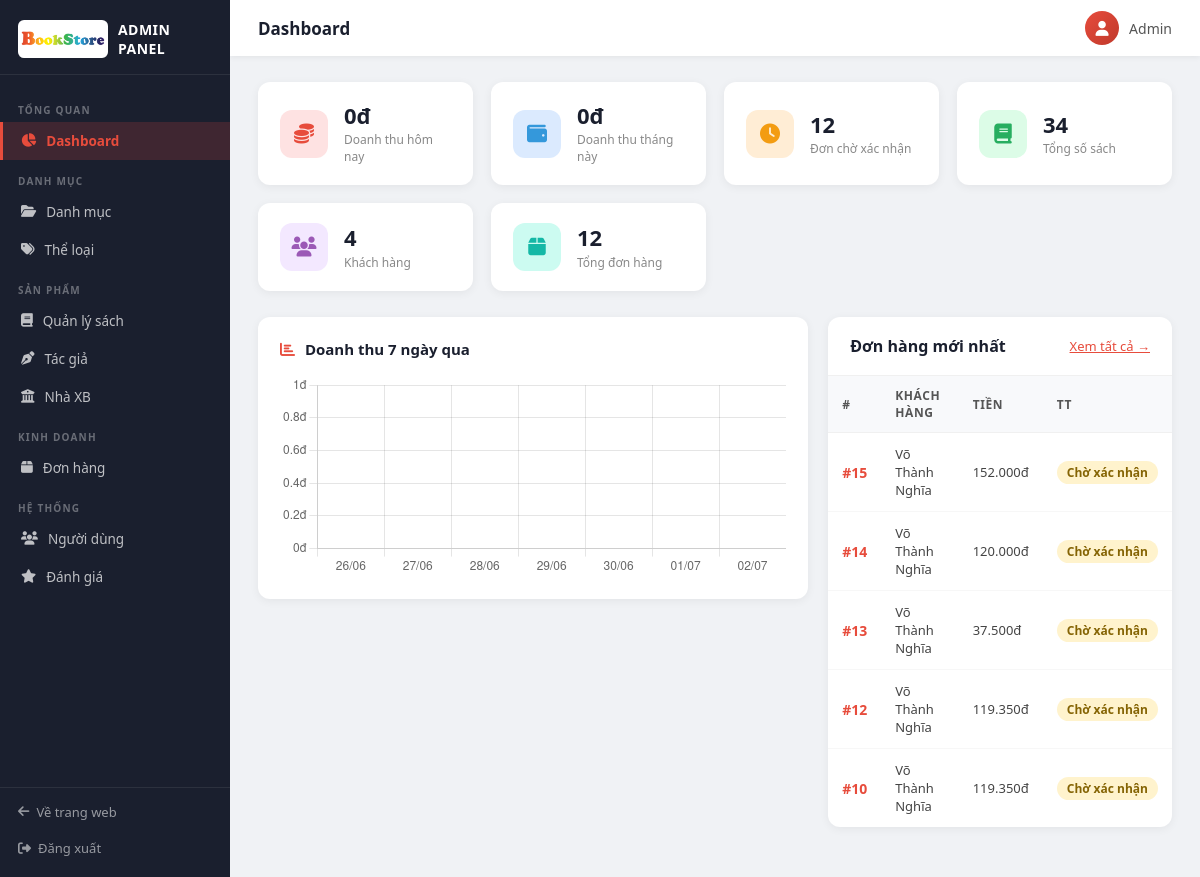
The page /index.php?controller=AdminHome&action=index (signed in) on the database its author committed.
### tables this page shows
CREATE TABLE `donhang` (
  `IDDonHang` int(11) NOT NULL,
  `IDNguoiDung` int(11) NOT NULL,
  `NgayDat` datetime DEFAULT current_timestamp(),
  `TongTien` decimal(14,2) NOT NULL,
  `TrangThai` varchar(50) DEFAULT NULL,
  `PhuongThucTT` varchar(50) NOT NULL
);

CREATE TABLE `nguoidung` (
  `IDNguoiDung` int(11) NOT NULL,
  `HoTen` varchar(100) DEFAULT NULL,
  `Email` varchar(100) DEFAULT NULL,
  `MatKhau` varchar(255) NOT NULL,
  `DienThoai` varchar(15) DEFAULT NULL,
  `DiaChi` varchar(255) DEFAULT NULL,
  `IDVaiTro` int(11) DEFAULT 2
);

### controller/AdminHome.php (called while the page is built, shortened)
<?php
require_once "model/ModelAdmin.php";
class AdminHome {
    private $model;
    public function __construct() {
        $this->model = new ModelAdmin();
    }
    public function index() {
        $doanhThuHomNay = $this->model->getDoanhThuHomNay();
        $doanhThuThang  = $this->model->getDoanhThuThangNay();
        $soDonCho       = $this->model->getSoDonChoXacNhan();
        $tongSach       = $this->model->getTongSach();
        $tongKhach      = $this->model->getTongKhachHang();
        $tongDon        = $this->model->getTongDonHang();
        $donMoiNhat     = $this->model->getDonHangMoiNhat(5);
        require_once "view/admin/home/index.php";
    }
}

### view/admin/route.php (called while the page is built, shortened)
<?php
switch ($controller) {
    case 'AdminHome':
        $controller = new AdminHome();
        break;
}
$controller->{$action}();

### model/ModelAdmin.php (called while the page is built, shortened)
<?php
class ModelAdmin extends MasterModel {
    public function getDoanhThuHomNay() {
        $sql = "SELECT COALESCE(SUM(TongTien),0) FROM donhang WHERE DATE(NgayDat) = CURDATE()";
        return (float)$GLOBALS["connect"]->getList($sql)->fetchColumn();
    }
    public function getDoanhThuThangNay() {
        $sql = "SELECT COALESCE(SUM(TongTien),0) FROM donhang
                WHERE MONTH(NgayDat)=MONTH(CURDATE()) AND YEAR(NgayDat)=YEAR(CURDATE())";
        return (float)$GLOBALS["connect"]->getList($sql)->fetchColumn();
    }
    public function getSoDonChoXacNhan() {
        $sql = "SELECT COUNT(*) FROM donhang WHERE TrangThai = 0";
        return (int)$GLOBALS["connect"]->getList($sql)->fetchColumn();
    }
    public function getTongSach() {
        return (int)$GLOBALS["connect"]->getList("SELECT COUNT(*) FROM sach")->fetchColumn();
    }
    public function getTongKhachHang() {
        return (int)$GLOBALS["connect"]->getList("SELECT COUNT(*) FROM nguoidung WHERE IDVaiTro != 1")->fetchColumn();
    }
    public function getTongDonHang() {
        return (int)$GLOBALS["connect"]->getList("SELECT COUNT(*) FROM donhang")->fetchColumn();
    }
    public function getDonHangMoiNhat($limit = 5) {
        $lim = (int)$limit;
        $sql = "SELECT donhang.*, nguoidung.HoTen
                FROM donhang
                JOIN nguoidung ON donhang.IDNguoiDung = nguoidung.IDNguoiDung
                ORDER BY donhang.IDDonHang DESC LIMIT $lim";
        return $GLOBALS["connect"]->getList($sql)->fetchAll();
    }
}

### config/db.php (called while the page is built, shortened)
<?php
class connect {
    public $db = null;
    public function __construct()
    {
        $this->db = new PDO("mysql:host=localhost;dbname=bansach", "root", "", [
            PDO::MYSQL_ATTR_INIT_COMMAND => "SET NAMES UTF8"
        ]);
    }
    public function getList($sql) {
        return $this->db->query($sql);
    }
}

### view/admin/home/index.php (the view, shortened to what this page needs)
<?php
$labels = [];
$values = [];
for ($i = 6; $i >= 0; $i--) {
    $date     = date('Y-m-d', strtotime("-{$i} days"));
    $labels[] = date('d/m', strtotime($date));
    $values[$date] = 0;
}
$chartData = array_values($values);
?>
<div class="stat-grid">
    <div class="stat-card">
        <div class="stat-icon red"><i class="fa-solid fa-coins"></i></div>
        <div>
            <div class="stat-val"><?php echo number_format($doanhThuHomNay, 0, ',', '.'); ?>đ</div>
            <div class="stat-label">Doanh thu hôm nay</div>
        </div>
    </div>
    <div class="stat-card">
        <div class="stat-icon blue"><i class="fa-solid fa-wallet"></i></div>
        <div>
            <div class="stat-val"><?php echo number_format($doanhThuThang, 0, ',', '.'); ?>đ</div>
            <div class="stat-label">Doanh thu tháng này</div>
        </div>
    </div>
    <div class="stat-card">
        <div class="stat-icon orange"><i class="fa-solid fa-clock"></i></div>
        <div>
            <div class="stat-val"><?php echo $soDonCho; ?></div>
            <div class="stat-label">Đơn chờ xác nhận</div>
        </div>
    </div>
    <div class="stat-card">
        <div class="stat-icon green"><i class="fa-solid fa-book"></i></div>
        <div>
            <div class="stat-val"><?php echo $tongSach; ?></div>
            <div class="stat-label">Tổng số sách</div>
        </div>
    </div>
    <div class="stat-card">
        <div class="stat-icon purple"><i class="fa-solid fa-users"></i></div>
        <div>
            <div class="stat-val"><?php echo $tongKhach; ?></div>
            <div class="stat-label">Khách hàng</div>
        </div>
    </div>
    <div class="stat-card">
        <div class="stat-icon teal"><i class="fa-solid fa-box"></i></div>
        <div>
            <div class="stat-val"><?php echo $tongDon; ?></div>
            <div class="stat-label">Tổng đơn hàng</div>
        </div>
    </div>
</div>
<div style="display:grid; grid-template-columns:1.6fr 1fr; gap:20px; align-items:start;">
    <div class="admin-table-wrap" style="padding:22px;">
        <h3 style="font-size:15px; font-weight:700; margin-bottom:16px; color:#1a1f2e;">
            <i class="fa-solid fa-chart-bar" style="color:#e74c3c; margin-right:6px;"></i>
            Doanh thu 7 ngày qua
        </h3>
        <canvas id="revenueChart" height="120"></canvas>
    </div>
    <div class="admin-table-wrap">
        <div class="admin-table-header">
            <h3>Đơn hàng mới nhất</h3>
            <a href="index.php?controller=AdminDonhang&action=index"
               style="font-size:13px; color:#e74c3c;">Xem tất cả →</a>
        </div>
        <table class="admin-tbl">
            <thead>
                <tr>
                    <th>#</th>
                    <th>Khách hàng</th>
                    <th>Tiền</th>
                    <th>TT</th>
                </tr>
            </thead>
            <tbody>
                <?php if (empty($donMoiNhat)): ?>
                    <tr><td colspan="4" style="text-align:center; color:#aaa; padding:20px;">Chưa có đơn hàng</td></tr>
                <?php else: ?>
                    <?php foreach ($donMoiNhat as $don): ?>
                    <tr>
                        <td><b style="color:#e74c3c;">#<?php echo (int)$don['IDDonHang']; ?></b></td>
                        <td style="font-size:13px;"><?php echo htmlspecialchars($don['HoTen']); ?></td>
                        <td style="font-size:13px; white-space:nowrap;">
                            <?php echo number_format((float)$don['TongTien'], 0, ',', '.'); ?>đ
                        </td>
                        <td><?php echo adminOrderBadge((int)$don['TrangThai']); ?></td>
                    </tr>
                    <?php endforeach; ?>
                <?php endif; ?>
            </tbody>
        </table>
    </div>
</div>
<script>
const ctx = document.getElementById('revenueChart').getContext('2d');
new Chart(ctx, {
    type: 'bar',
    data: {
        labels: <?php echo json_encode($labels); ?>,
        datasets: [{
            label: 'Doanh thu (VNĐ)',
            data:  <?php echo json_encode($chartData); ?>,
            backgroundColor: 'rgba(231,76,60,.7)',
            borderColor: '#e74c3c',
            borderWidth: 2,
            borderRadius: 6,
        }]
    },
    options: {
        responsive: true,
        plugins: { legend: { display: false } },
        scales: {
            y: {
                beginAtZero: true,
                ticks: {
                    callback: v => (v >= 1000000 ? (v/1000000).toFixed(1)+'M' : v.toLocaleString()) + 'đ'
                }
            }
        }
    }
});
</script>

### view/admin/layout.php (shortened to what this page needs)
<?php
if (!function_exists('adminOrderBadge')) {
    function adminOrderBadge($tt) {
        switch ((int)$tt) {
            case 0: return '<span class="badge-status badge-wait">Chờ xác nhận</span>';
        }
    }
}
?>
<!DOCTYPE html>
<html lang="vi">
<head>
    <link rel="stylesheet" href="https://cdnjs.cloudflare.com/ajax/libs/font-awesome/6.5.2/css/all.min.css">
    <link rel="stylesheet" href="public/backend/css/adminstyle.css">
</head>
<body>
<aside class="admin-sidebar">
    <div class="sidebar-logo">
        <img src="public/images/bookstore_logo.png" alt="BookStore">
        <span>Admin Panel</span>
    </div>
    <?php
    function isActiveAdmin($ctrl) {
        return ($_GET['controller'] ?? '') === $ctrl ? 'active' : '';
    }
    ?>
    <nav class="sidebar-nav">
        <div class="nav-label">Tổng quan</div>
        <a href="index.php?controller=AdminHome&action=index" class="<?php echo isActiveAdmin('AdminHome'); ?>">
            <i class="fa-solid fa-chart-pie"></i> Dashboard
        </a>
        <div class="nav-label">Danh mục</div>
        <a href="index.php?controller=AdminDanhmuc&action=index" class="<?php echo isActiveAdmin('AdminDanhmuc'); ?>">
            <i class="fa-solid fa-folder-open"></i> Danh mục
        </a>
        <a href="index.php?controller=AdminTheloai&action=index" class="<?php echo isActiveAdmin('AdminTheloai'); ?>">
            <i class="fa-solid fa-tags"></i> Thể loại
        </a>
        <div class="nav-label">Sản phẩm</div>
        <a href="index.php?controller=AdminBook&action=index" class="<?php echo isActiveAdmin('AdminBook'); ?>">
            <i class="fa-solid fa-book"></i> Quản lý sách
        </a>
        <a href="index.php?controller=AdminTacgia&action=index" class="<?php echo isActiveAdmin('AdminTacgia'); ?>">
            <i class="fa-solid fa-pen-nib"></i> Tác giả
        </a>
        <a href="index.php?controller=AdminNxb&action=index" class="<?php echo isActiveAdmin('AdminNxb'); ?>">
            <i class="fa-solid fa-building-columns"></i> Nhà XB
        </a>
        <div class="nav-label">Kinh doanh</div>
        <a href="index.php?controller=AdminDonhang&action=index" class="<?php echo isActiveAdmin('AdminDonhang'); ?>">
            <i class="fa-solid fa-box"></i> Đơn hàng
        </a>
        <div class="nav-label">Hệ thống</div>
        <a href="index.php?controller=AdminNguoidung&action=index" class="<?php echo isActiveAdmin('AdminNguoidung'); ?>">
            <i class="fa-solid fa-users"></i> Người dùng
        </a>
        <a href="index.php?controller=AdminDanhgia&action=index" class="<?php echo isActiveAdmin('AdminDanhgia'); ?>">
            <i class="fa-solid fa-star"></i> Đánh giá
        </a>
    </nav>
    <div class="sidebar-footer">
        <a href="index.php"><i class="fa-solid fa-arrow-left"></i> Về trang web</a><br><br>
        <a href="index.php?controller=User&action=logout"><i class="fa-solid fa-right-from-bracket"></i> Đăng xuất</a>
    </div>
</aside>
<div class="admin-main">
    <div class="admin-topbar">
        <div class="topbar-title">
            <?php echo isset($pageTitle) ? htmlspecialchars($pageTitle) : 'Dashboard'; ?>
        </div>
        <div class="topbar-user">
            <div class="avatar"><i class="fa-solid fa-user"></i></div>
            <span><?php echo htmlspecialchars($_SESSION['HoTen'] ?? 'Admin'); ?></span>
        </div>
    </div>
    <div class="admin-content">
        <?php require_once "view/admin/route.php"; ?>
    </div>
</div>
</body>
</html>

### public/backend/css/adminstyle.css (style rules this page uses)
*, *::before, *::after { box-sizing: border-box; margin: 0; padding: 0; }
body { font-family: 'Segoe UI', Arial, sans-serif; background: #f0f2f5; color: #333; display: flex; min-height: 100vh; }
.admin-sidebar { width: 230px; min-height: 100vh; background: #1a1f2e; display: flex; flex-direction: column; position: fixed; top: 0; left: 0; bottom: 0; z-index: 100; overflow-y: auto; }
.sidebar-logo { display: flex; align-items: center; gap: 10px; padding: 20px 18px 16px; border-bottom: 1px solid rgba(255,255,255,0.08); }
.sidebar-logo img { height: 38px; border-radius: 6px; background: #fff; padding: 2px; }
.sidebar-logo span { font-size: 14px; font-weight: 700; color: #fff; letter-spacing: 0.5px; text-transform: uppercase; }
.sidebar-nav { flex: 1; padding: 14px 0 10px; }
.nav-label { font-size: 10px; font-weight: 700; letter-spacing: 1.2px; color: rgba(255,255,255,0.35); text-transform: uppercase; padding: 14px 18px 5px; }
.sidebar-nav a { display: flex; align-items: center; gap: 10px; padding: 10px 18px; color: rgba(255,255,255,0.72); text-decoration: none; font-size: 13.5px; font-weight: 500; transition: background 0.18s, color 0.18s; border-left: 3px solid transparent; }
.sidebar-nav a.active { background: rgba(231,76,60,0.18); color: #e74c3c; border-left-color: #e74c3c; font-weight: 600; }
.sidebar-footer { padding: 14px 18px 20px; border-top: 1px solid rgba(255,255,255,0.08); font-size: 13px; }
.sidebar-footer a { color: rgba(255,255,255,0.55); text-decoration: none; display: inline-flex; align-items: center; gap: 7px; transition: color 0.18s; }
.admin-main { margin-left: 230px; flex: 1; min-height: 100vh; display: flex; flex-direction: column; }
.admin-topbar { height: 56px; background: #fff; display: flex; align-items: center; justify-content: space-between; padding: 0 28px; box-shadow: 0 1px 6px rgba(0,0,0,0.07); position: sticky; top: 0; z-index: 90; }
.topbar-title { font-size: 17px; font-weight: 700; color: #1a1f2e; }
.topbar-user { display: flex; align-items: center; gap: 10px; font-size: 14px; color: #555; }
.avatar { width: 34px; height: 34px; border-radius: 50%; background: linear-gradient(135deg, #e74c3c, #c0392b); display: flex; align-items: center; justify-content: center; color: #fff; font-size: 15px; }
.admin-content { flex: 1; padding: 26px 28px; }
.stat-grid { display: grid; grid-template-columns: repeat(auto-fill, minmax(190px, 1fr)); gap: 18px; margin-bottom: 26px; }
.stat-card { background: #fff; border-radius: 12px; padding: 20px 22px; display: flex; align-items: center; gap: 16px; box-shadow: 0 2px 10px rgba(0,0,0,0.06); transition: transform 0.2s, box-shadow 0.2s; }
.stat-icon { width: 48px; height: 48px; border-radius: 12px; display: flex; align-items: center; justify-content: center; font-size: 20px; flex-shrink: 0; }
.stat-icon.red { background: #fee2e2; color: #e74c3c; }
.stat-icon.blue { background: #dbeafe; color: #3498db; }
.stat-icon.orange { background: #ffedd5; color: #f39c12; }
.stat-icon.green { background: #dcfce7; color: #27ae60; }
.stat-icon.purple { background: #f3e8ff; color: #9b59b6; }
.stat-icon.teal { background: #ccfbf1; color: #14b8a6; }
.stat-val { font-size: 22px; font-weight: 800; color: #1a1f2e; line-height: 1.2; }
.stat-label { font-size: 12px; color: #888; margin-top: 3px; }
.admin-table-wrap { background: #fff; border-radius: 12px; box-shadow: 0 2px 10px rgba(0,0,0,0.06); margin-bottom: 24px; overflow: hidden; }
.admin-table-header { display: flex; align-items: center; justify-content: space-between; padding: 18px 22px; border-bottom: 1px solid #f0f0f0; }
.admin-table-header h3 { font-size: 16px; font-weight: 700; color: #1a1f2e; margin: 0; }
.admin-tbl { width: 100%; border-collapse: collapse; font-size: 14px; }
.admin-tbl thead th { background: #f8f9fb; color: #555; font-size: 12px; font-weight: 700; text-transform: uppercase; letter-spacing: 0.6px; padding: 11px 14px; text-align: left; border-bottom: 1px solid #f0f0f0; }
.admin-tbl tbody td { padding: 12px 14px; border-bottom: 1px solid #f7f7f7; color: #444; vertical-align: middle; }
.admin-tbl tbody tr:last-child td { border-bottom: none; }
.badge-status { display: inline-block; padding: 3px 10px; border-radius: 20px; font-size: 12px; font-weight: 700; white-space: nowrap; }
.badge-wait { background: #fff3cd; color: #856404; }

### rows shown on the page
donhang: IDDonHang "15", IDNguoiDung.HoTen "Võ Thành Nghĩa", TongTien "152.000"
donhang: IDDonHang "14", IDNguoiDung.HoTen "Võ Thành Nghĩa", TongTien "120.000"
donhang: IDDonHang "13", IDNguoiDung.HoTen "Võ Thành Nghĩa", TongTien "37.500"
donhang: IDDonHang "12", IDNguoiDung.HoTen "Võ Thành Nghĩa", TongTien "119.350"
donhang: IDDonHang "10", IDNguoiDung.HoTen "Võ Thành Nghĩa", TongTien "119.350"

### other values the page prints
$_SESSION['HoTen'] "Admin"
$doanhThuHomNay "0"
$doanhThuThang "0"
$soDonCho "12"
$tongSach "34"
$tongKhach "4"
$tongDon "12"
chart data {{ json_encode($chartData) }} [0,0,0,0,0,0,0]
